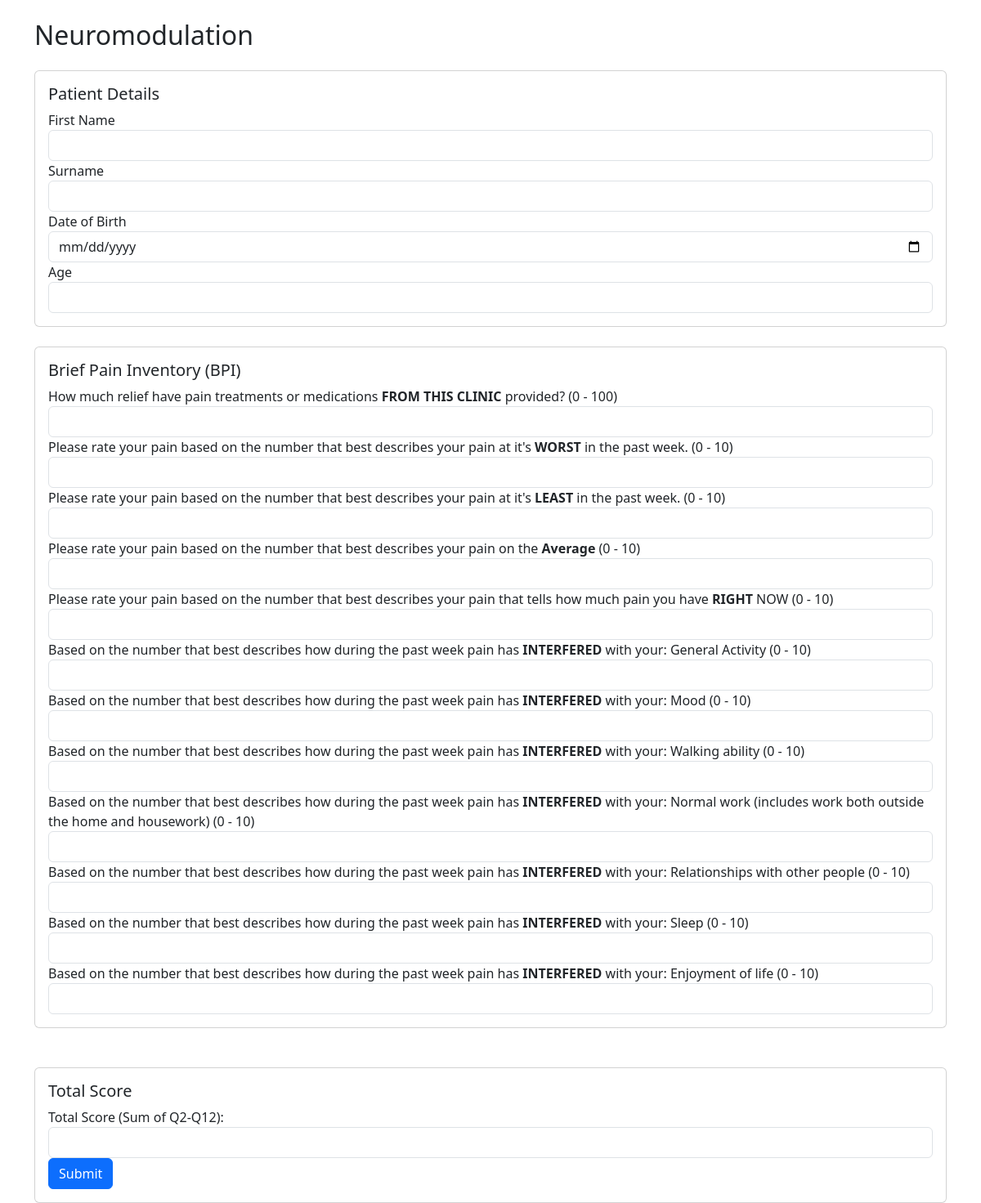
The page / on the database its author committed.
### tables this page shows
CREATE TABLE IF NOT EXISTS `questions` (
    `id` INT(11) NOT NULL AUTO_INCREMENT,
    `question` TEXT NULL,
    `min_score` INT UNSIGNED NULL,
    `max_score` INT UNSIGNED NULL,
    `include_in_total_score` TINYINT DEFAULT TRUE,
    `order` INT NULL,
    PRIMARY KEY (`id`)
);

### index.php (the view, shortened to what this page needs)
<?php
    require_once __DIR__ . '/environment.php';
    $db_host = $database_config['host'];
    $db_username = $database_config['username'];
    $db_password = $database_config['password'];
    $db_database = $database_config['database'];
?>
<!DOCTYPE html>
<html lang="en">
<head>
    <link href="https://cdn.jsdelivr.net/npm/bootstrap@5.3.3/dist/css/bootstrap.min.css" rel="stylesheet">
</head>
<body>
<div class="container mt-4">
    <h2 class="mb-4">Neuromodulation</h2>
    <form id="neuroForm" method="post" action="store_patient_details.php">
        <div class="row">
            <div class="col-md-12">
                <div class="card mb-4">
                    <div class="card-body">
                        <h5 class="card-title">Patient Details</h5>
                            <div class="form-group">
                                <label for="firstName">First Name</label>
                                <input type="text" class="form-control" id="firstName" name="firstName" required>
                            </div>
                            <div class="form-group">
                                <label for="surname">Surname</label>
                                <input type="text" class="form-control" id="surname" name="surname" required>
                            </div>
                            <div class="form-group">
                                <label for="dob">Date of Birth</label>
                                <input type="date" class="form-control" id="dob" name="dob" required>
                            </div>
                            <div class="form-group">
                                <label for="age">Age</label>
                                <input type="number" class="form-control" id="age" name="age" readonly>
                            </div>
                    </div>
                </div>
            </div>
        </div>
        <div class="row">
            <div class="col-md-12">
                <div class="card mb-4">
                    <div class="card-body">
                        <h5 class="card-title">Brief Pain Inventory (BPI)</h5>
                        <?php
                            $mysqli = new mysqli($db_host, $db_username, $db_password, $db_database);
                            $query = "SELECT id, question, min_score, max_score, include_in_total_score FROM questions ORDER BY `order` ASC";
                            $result = $mysqli->query($query);
                            if ($result->num_rows > 0) {
                                while ($row = $result->fetch_assoc()) {
                                    $question_id = $row['id'];
                                    $question_text = $row['question'];
                                    $min_score = $row['min_score'];
                                    $max_score = $row['max_score'];
                                    $include_in_total_score = $row['include_in_total_score'];
                                    echo '<div class="form-group">
                                            <label>' . $question_text . ' (' . $min_score . ' - ' . $max_score . ')</label>
                                            <input type="number" class="form-control score-input"
                                                data-include_in_total_score="'.$include_in_total_score.'"
                                                 name="q' . $question_id . '" min="' . $min_score . '" max="' . $max_score . '" required>
                                        </div>';
                                }
                            } else {
                                echo "No questions found in the database.";
                            }
                        ?>
                    </div>
                </div>
            </div>
        </div>
        <div class="row">
            <div class="col-sm-12">
                <div class="card mt-4">
                    <div class="card-body">
                        <h5 class="card-title">Total Score</h5>
                        <div class="form-group">
                            <label>Total Score (Sum of Q2-Q12):</label>
                            <input type="number" class="form-control" id="totalScore" readonly>
                        </div>
                        <button type="submit" class="btn btn-primary">Submit</button>
                    </div>
                </div>
            </div>
        </div>
    </form>
</div>
</body>
</html>

### rows shown on the page
questions: question "How much relief have pain treatments or medications FROM THIS CLINIC provided?", min_score "0", max_score "100"
questions: question "Please rate your pain based on the number that best describes your pain at it's WORST in the past week.", min_score "0", max_score "10"
questions: question "Please rate your pain based on the number that best describes your pain at it's LEAST in the past week.", min_score "0", max_score "10"
questions: question "Please rate your pain based on the number that best describes your pain on the Average", min_score "0", max_score "10"
questions: question "Please rate your pain based on the number that best describes your pain that tells how much pain you have RIGHT NOW", min_score "0", max_score "10"
questions: question "Based on the number that best describes how during the past week pain has INTERFERED with your: General Activity", min_score "0", max_score "10"
questions: question "Based on the number that best describes how during the past week pain has INTERFERED with your: Mood", min_score "0", max_score "10"
questions: question "Based on the number that best describes how during the past week pain has INTERFERED with your: Walking ability", min_score "0", max_score "10"
questions: question "Based on the number that best describes how during the past week pain has INTERFERED with your: Normal work (includes work both outside the home and housework)", min_score "0", max_score "10"
questions: question "Based on the number that best describes how during the past week pain has INTERFERED with your: Relationships with other people", min_score "0", max_score "10"
questions: question "Based on the number that best describes how during the past week pain has INTERFERED with your: Sleep", min_score "0", max_score "10"
questions: question "Based on the number that best describes how during the past week pain has INTERFERED with your: Enjoyment of life", min_score "0", max_score "10"
